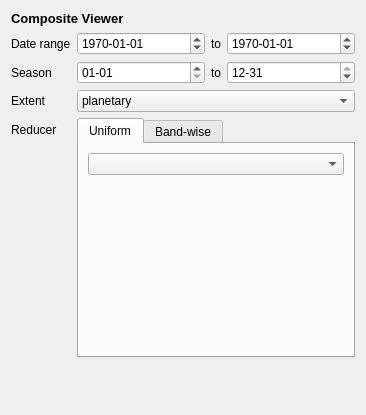
            <widget class="QWidget" name="tab_2">
             <attribute name="icon">
              <iconset>
               <normaloff>icons/image_mosaic.svg</normaloff>icons/image_mosaic.svg</iconset>
             </attribute>
             <attribute name="title">
              <string/>
             </attribute>
             <layout class="QVBoxLayout" name="verticalLayout_20">
              <item>
               <widget class="QLabel" name="label_15">
                <property name="font">
                 <font>
                  <pointsize>10</pointsize>
                  <weight>75</weight>
                  <bold>true</bold>
                 </font>
                </property>
                <property name="text">
                 <string>Composite Viewer</string>
                </property>
               </widget>
              </item>
              <item>
               <layout class="QFormLayout" name="formLayout_6">
                <item row="0" column="0">
                 <widget class="QLabel" name="label_20">
                  <property name="sizePolicy">
                   <sizepolicy hsizetype="Fixed" vsizetype="Preferred">
                    <horstretch>0</horstretch>
                    <verstretch>0</verstretch>
                   </sizepolicy>
                  </property>
                  <property name="minimumSize">
                   <size>
                    <width>0</width>
                    <height>0</height>
                   </size>
                  </property>
                  <property name="text">
                   <string>Date range</string>
                  </property>
                 </widget>
                </item>
                <item row="0" column="1">
                 <layout class="QHBoxLayout" name="horizontalLayout_10">
                  <item>
                   <widget class="QDateEdit" name="mCompositeDateStart">
                    <property name="toolTip">
                     <string>The start date (inclusive).</string>
                    </property>
                    <property name="dateTime">
                     <datetime>
                      <hour>0</hour>
                      <minute>0</minute>
                      <second>0</second>
                      <year>1970</year>
                      <month>1</month>
                      <day>1</day>
                     </datetime>
                    </property>
                    <property name="displayFormat">
                     <string>yyyy-MM-dd</string>
                    </property>
                    <property name="date">
                     <date>
                      <year>1970</year>
                      <month>1</month>
                      <day>1</day>
                     </date>
                    </property>
                   </widget>
                  </item>
                  <item>
                   <widget class="QLabel" name="label_21">
                    <property name="sizePolicy">
                     <sizepolicy hsizetype="Fixed" vsizetype="Preferred">
                      <horstretch>0</horstretch>
                      <verstretch>0</verstretch>
                     </sizepolicy>
                    </property>
                    <property name="minimumSize">
                     <size>
                      <width>0</width>
                      <height>0</height>
                     </size>
                    </property>
                    <property name="text">
                     <string>to</string>
                    </property>
                   </widget>
                  </item>
                  <item>
                   <widget class="QDateEdit" name="mCompositeDateEnd">
                    <property name="enabled">
                     <bool>true</bool>
                    </property>
                    <property name="toolTip">
                     <string>The end date (exclusive).</string>
                    </property>
                    <property name="dateTime">
                     <datetime>
                      <hour>0</hour>
                      <minute>0</minute>
                      <second>0</second>
                      <year>1970</year>
                      <month>1</month>
                      <day>1</day>
                     </datetime>
                    </property>
                    <property name="displayFormat">
                     <string>yyyy-MM-dd</string>
                    </property>
                    <property name="date">
                     <date>
                      <year>1970</year>
                      <month>1</month>
                      <day>1</day>
                     </date>
                    </property>
                   </widget>
                  </item>
                 </layout>
                </item>
                <item row="1" column="0">
                 <widget class="QLabel" name="label_22">
                  <property name="sizePolicy">
                   <sizepolicy hsizetype="Fixed" vsizetype="Preferred">
                    <horstretch>0</horstretch>
                    <verstretch>0</verstretch>
                   </sizepolicy>
                  </property>
                  <property name="minimumSize">
                   <size>
                    <width>0</width>
                    <height>0</height>
                   </size>
                  </property>
                  <property name="text">
                   <string>Season</string>
                  </property>
                 </widget>
                </item>
                <item row="1" column="1">
                 <layout class="QHBoxLayout" name="horizontalLayout_19">
                  <item>
                   <widget class="QDateEdit" name="mCompositeSeasonStart">
                    <property name="toolTip">
                     <string>The first day of the season (inclusive).</string>
                    </property>
                    <property name="dateTime">
                     <datetime>
                      <hour>0</hour>
                      <minute>0</minute>
                      <second>0</second>
                      <year>2000</year>
                      <month>1</month>
                      <day>1</day>
                     </datetime>
                    </property>
                    <property name="maximumDateTime">
                     <datetime>
                      <hour>23</hour>
                      <minute>59</minute>
                      <second>59</second>
                      <year>2000</year>
                      <month>12</month>
                      <day>31</day>
                     </datetime>
                    </property>
                    <property name="minimumDateTime">
                     <datetime>
                      <hour>0</hour>
                      <minute>0</minute>
                      <second>0</second>
                      <year>2000</year>
                      <month>1</month>
                      <day>1</day>
                     </datetime>
                    </property>
                    <property name="displayFormat">
                     <string notr="true">MM-dd</string>
                    </property>
                    <property name="calendarPopup">
                     <bool>false</bool>
                    </property>
                    <property name="date">
                     <date>
                      <year>2000</year>
                      <month>1</month>
                      <day>1</day>
                     </date>
                    </property>
                   </widget>
                  </item>
                  <item>
                   <widget class="QLabel" name="label_23">
                    <property name="sizePolicy">
                     <sizepolicy hsizetype="Fixed" vsizetype="Preferred">
                      <horstretch>0</horstretch>
                      <verstretch>0</verstretch>
                     </sizepolicy>
                    </property>
                    <property name="minimumSize">
                     <size>
                      <width>0</width>
                      <height>0</height>
                     </size>
                    </property>
                    <property name="text">
                     <string>to</string>
                    </property>
                   </widget>
                  </item>
                  <item>
                   <widget class="QDateEdit" name="mCompositeSeasonEnd">
                    <property name="toolTip">
                     <string>The last day of the season (inclusive).</string>
                    </property>
                    <property name="dateTime">
                     <datetime>
                      <hour>0</hour>
                      <minute>0</minute>
                      <second>0</second>
                      <year>1970</year>
                      <month>12</month>
                      <day>31</day>
                     </datetime>
                    </property>
                    <property name="displayFormat">
                     <string notr="true">MM-dd</string>
                    </property>
                    <property name="date">
                     <date>
                      <year>1970</year>
                      <month>12</month>
                      <day>31</day>
                     </date>
                    </property>
                   </widget>
                  </item>
                 </layout>
                </item>
                <item row="3" column="0">
                 <widget class="QLabel" name="label_38">
                  <property name="minimumSize">
                   <size>
                    <width>0</width>
                    <height>0</height>
                   </size>
                  </property>
                  <property name="text">
                   <string>Extent</string>
                  </property>
                 </widget>
                </item>
                <item row="3" column="1">
                 <widget class="QComboBox" name="mCompositeExtent">
                  <property name="currentIndex">
                   <number>2</number>
                  </property>
                  <item>
                   <property name="text">
                    <string>crosshair</string>
                   </property>
                  </item>
                  <item>
                   <property name="text">
                    <string>map view</string>
                   </property>
                  </item>
                  <item>
                   <property name="text">
                    <string>planetary</string>
                   </property>
                  </item>
                 </widget>
                </item>
                <item row="4" column="0">
                 <widget class="QLabel" name="mReducerTypeLabel">
                  <property name="minimumSize">
                   <size>
                    <width>0</width>
                    <height>0</height>
                   </size>
                  </property>
                  <property name="text">
                   <string>Reducer</string>
                  </property>
                 </widget>
                </item>
                <item row="4" column="1">
                 <widget class="QTabWidget" name="mReducerType">
                  <property name="sizePolicy">
                   <sizepolicy hsizetype="Expanding" vsizetype="Expanding">
                    <horstretch>0</horstretch>
                    <verstretch>1</verstretch>
                   </sizepolicy>
                  </property>
                  <property name="currentIndex">
                   <number>0</number>
                  </property>
                  <widget class="QWidget" name="tab_8">
                   <attribute name="title">
                    <string>Uniform</string>
                   </attribute>
                   <layout class="QVBoxLayout" name="verticalLayout_25">
                    <item>
                     <widget class="QComboBox" name="mReducerUniform">
                      <property name="sizePolicy">
                       <sizepolicy hsizetype="Expanding" vsizetype="Fixed">
                        <horstretch>0</horstretch>
                        <verstretch>0</verstretch>
                       </sizepolicy>
                      </property>
                      <property name="toolTip">
                       <string/>
                      </property>
                      <property name="currentIndex">
                       <number>-1</number>
                      </property>
                     </widget>
                    </item>
                    <item>
                     <spacer name="verticalSpacer_7">
                      <property name="orientation">
                       <enum>Qt::Vertical</enum>
                      </property>
                      <property name="sizeHint" stdset="0">
                       <size>
                        <width>20</width>
                        <height>40</height>
                       </size>
                      </property>
                     </spacer>
                    </item>
                   </layout>
                  </widget>
                  <widget class="QWidget" name="tab_9">
                   <attribute name="title">
                    <string>Band-wise</string>
                   </attribute>
                   <layout class="QVBoxLayout" name="verticalLayout_13">
                    <item>
                     <widget class="QTableWidget" name="mReducerBandWise">
                      <property name="alternatingRowColors">
                       <bool>true</bool>
                      </property>
                      <column>
                       <property name="text">
                        <string>Band</string>
                       </property>
                      </column>
                      <column>
                       <property name="text">
                        <string>Reducer</string>
                       </property>
                      </column>
                     </widget>
                    </item>
                   </layout>
                  </widget>
                 </widget>
                </item>
                <item row="5" column="1">
                 <spacer name="verticalSpacer_10">
                  <property name="orientation">
                   <enum>Qt::Vertical</enum>
                  </property>
                  <property name="sizeHint" stdset="0">
                   <size>
                    <width>20</width>
                    <height>40</height>
                   </size>
                  </property>
                 </spacer>
                </item>
               </layout>
              </item>
             </layout>
            </widget>
